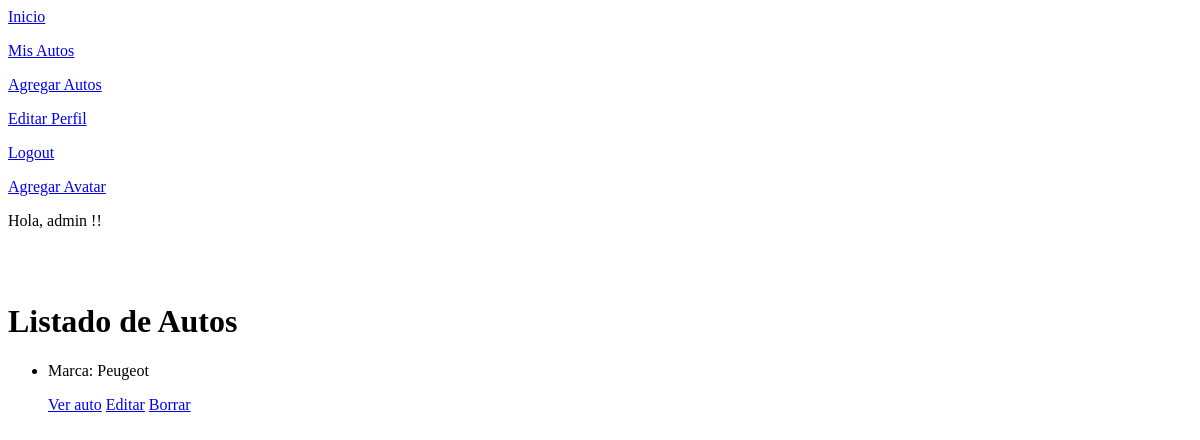
/blog/Autos/list (signed in), run on an earlier commit of the app's database.
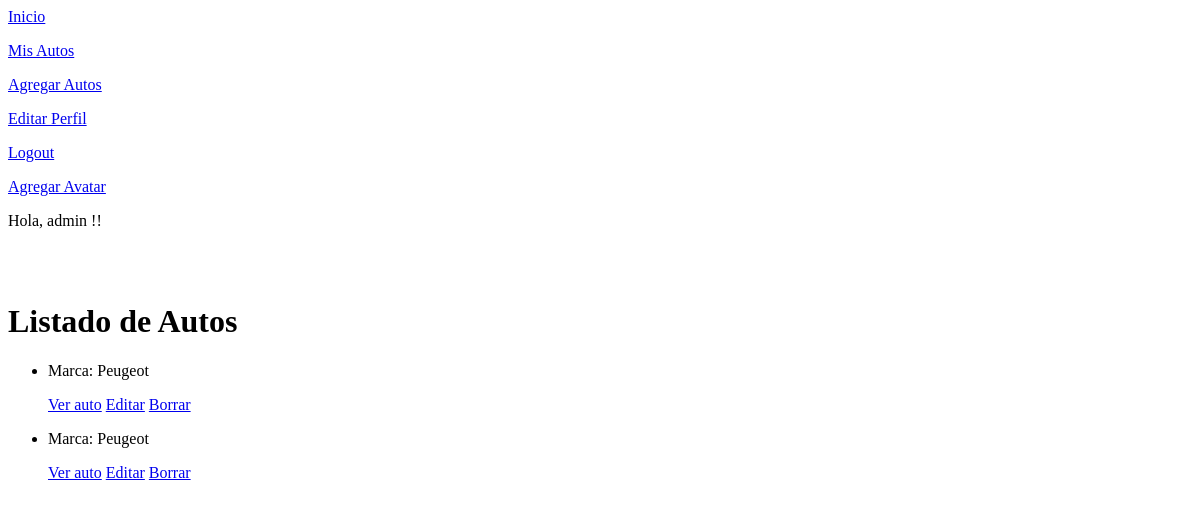
And on a later commit of the database.
### blog/models.py (models this page shows, shortened)
class AutosNuevo(models.Model):
    marca = models.CharField(max_length=30)
    modelo = models.CharField(max_length=30)
    version = models.CharField(max_length=30)
    fecha_de_fabricacion = models.DateField(null=True)
    color = models.CharField(max_length=30)

### blog/views.py (the view)
# urls.py: path("Autos/list", AutosList.as_view(), name="AutosList"),
class AutosList(LoginRequiredMixin, ListView):
    model = AutosNuevo
    template_name = "blog/Autos_list.html"

### blog/templates/blog/Autos_list.html
{% extends "blog/madre.html" %}
{% block inserte_aqui_su_contenido %}
<h1>Listado de Autos </h1>
{% if object_list %}
    <ul>
        {% for AutosNuevo in object_list %}
      <li>
               <p>Marca: {{ AutosNuevo.marca }}</p>
            <p>
                <a href="{% url 'AutosDetail' AutosNuevo.id %}">Ver auto</a>
                <a href="{% url 'AutosUpdate' AutosNuevo.id %}">Editar</a>
                <a href="{% url 'AutosDelete' AutosNuevo.id %}">Borrar</a>
            </p>
        </li>
        {% endfor %}
    </ul>
{% else %}
<h3>No hay autos agregados aún!</h3>
{% endif %}
{% endblock %}

What changed in the data, as far as the page shows it:
added AutosNuevo: marca "Peugeot"
